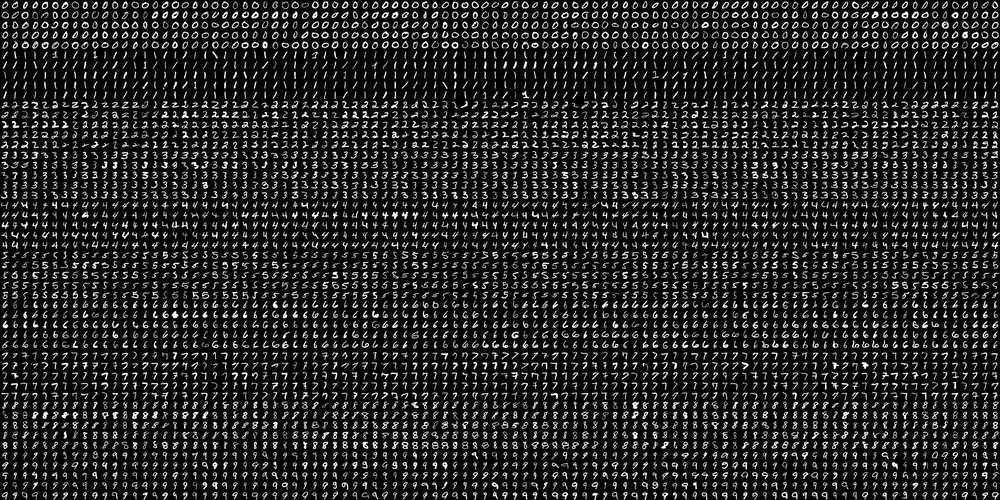
#> input picture data/digits_handwritten.png, 1000 x 500 px, shrunk from 2000 x 1000 before the run, given in place of the camera
$ python sudokucapture.py   (Python 2 division)   (older library calls are emulated)
#> lines starting #> are read from the running program, lines starting #| are printed output that depends on the picture; after the words box and inside, x2 and y2 are one past the last pixel; in counts of white or black regions, pixels touching at a corner belong together
#> further down, inputImage is the input picture: shape (500, 1000, 3); min 0, max 255, mean 36.1
### opencv_functions.py
#!/usr/bin/env python

'''
This module contais some common routines used by other samples.
Code taken from OpenCV 2.4.12 Python 2 samples (common.py, digits.py)
'''

import numpy as np
import cv2
import itertools as it
from numpy.linalg import norm

# [17 lines left out: functions grouper, mosaic, not called in this run]

def deskew(img, cellSize):
    '''Deskews each sample image.'''
    m = cv2.moments(img)
    if abs(m['mu02']) < 1e-2:
        return img.copy()
    skew = m['mu11']/m['mu02']
    M = np.float32([[1, skew, -0.5*cellSize*skew], [0, 1, 0]])
    img = cv2.warpAffine(img, M, (cellSize, cellSize), flags=cv2.WARP_INVERSE_MAP | cv2.INTER_LINEAR)
    return img

def preprocess_simple(digits, cellSize):
    '''Flattens sample images and scales its pixel values.'''
    return np.float32(digits).reshape(-1, cellSize*cellSize) / 255.0

def preprocess_hog(digits, cellSize):
    '''Computes histogram-of-gradients for each sample image.'''
    samples = []
    for img in digits:
        gx = cv2.Sobel(img, cv2.CV_32F, 1, 0)
        gy = cv2.Sobel(img, cv2.CV_32F, 0, 1)
        mag, ang = cv2.cartToPolar(gx, gy)
        bin_n = 16
        bin = np.int32(bin_n*ang/(2*np.pi))
        bin_cells = bin[:10,:10], bin[10:,:10], bin[:10,10:], bin[10:,10:]
        mag_cells = mag[:10,:10], mag[10:,:10], mag[:10,10:], mag[10:,10:]
        hists = [np.bincount(b.ravel(), m.ravel(), bin_n) for b, m in zip(bin_cells, mag_cells)]
        hist = np.hstack(hists)

        # transform to Hellinger kernel
        eps = 1e-7
        hist /= hist.sum() + eps
        hist = np.sqrt(hist)
        hist /= norm(hist) + eps

        samples.append(hist)
    return np.float32(samples)

def prepKNN(samples, cellSize, preprocessMethod='hog'):
    '''Applies deskewing and histogram-of-gradients preprocessing to sample images.'''
    assert (preprocessMethod=='simple') or (preprocessMethod=='hog') or (preprocessMethod=='none')
    samples = np.float32(samples).reshape(-1, cellSize, cellSize)
    deskewedSamples = [deskew(sample, cellSize) for sample in samples]
    if preprocessMethod == 'simple':
        return preprocess_simple(deskewedSamples, cellSize)
    elif preprocessMethod == 'hog':
        return preprocess_hog(deskewedSamples, cellSize)
    else:
        return deskewedSamples

### sudokucapture.py
#!/usr/bin/env python

'''
This module captures images from a webcam and processes them to find sudoku puzzles.
The sudoku grid format used by this module is a list of list (9x9) of integer.
A blank cell is denoted by 0.
'''

import numpy as np
import cv2, sys, os
from opencv_functions import prepKNN

SCRIPT_DIRECTORY = os.path.dirname(os.path.realpath(__file__)) # needed because ev3's brickman messes with relative paths - see https://github.com/ev3dev/ev3dev/issues/263

GAUSSIAN_BLUR_RADIUS = 5 # must be odd
CROP_PIXELS = 4
CELL_SIZE = 20
PROCESS_SQUARE_SIZE = (CELL_SIZE + 2*CROP_PIXELS)*9
DIGIT_MIN_AREA = (CELL_SIZE*CELL_SIZE)//20
KNN_K = 6

def read(inputImage, dataset='sudoku_digits', returnSplitImages=False):
	'''
	Processes inputImage to find a sudoku puzzle.
	If returnSplitImages is True, it will return an array of cell images, otherwise it will return the whole sudoku image.
	Returns (retval, sudoku, processedImage, sudokuPoints).
	retval will be True if a sudoku puzzle is found, and False otherwise.
	sudokuPoints will be an array of 4 points (top-left to top-right, counter-clockwise) of the coordinates of the sudoku grid
	found in the image. Each point will be an array of 2 floats.
	The sudoku grid format used by this module is a list of list (9x9) of integer.
	A blank cell is denoted by 0.
	A processedImage with size PROCESS_SQUARE_SIZE x PROCESS_SQUARE_SIZE will be returned.
	'''
#> called with dataset = 'sudoku_digits', returnSplitImages = False
	assert (dataset=='sudoku_digits') or (dataset=='handwritten_digits') # safety check - dataset parameter will be used in file paths
	samplesFile = SCRIPT_DIRECTORY + '/data/' + dataset + '/samples.npy'
	labelsFile = SCRIPT_DIRECTORY + '/data/' + dataset + '/labels.npy'

	# pre-process image
	processedImage = cv2.cvtColor(inputImage, cv2.COLOR_BGR2GRAY)
	processedImage = cv2.GaussianBlur(processedImage, (GAUSSIAN_BLUR_RADIUS,GAUSSIAN_BLUR_RADIUS), 0)
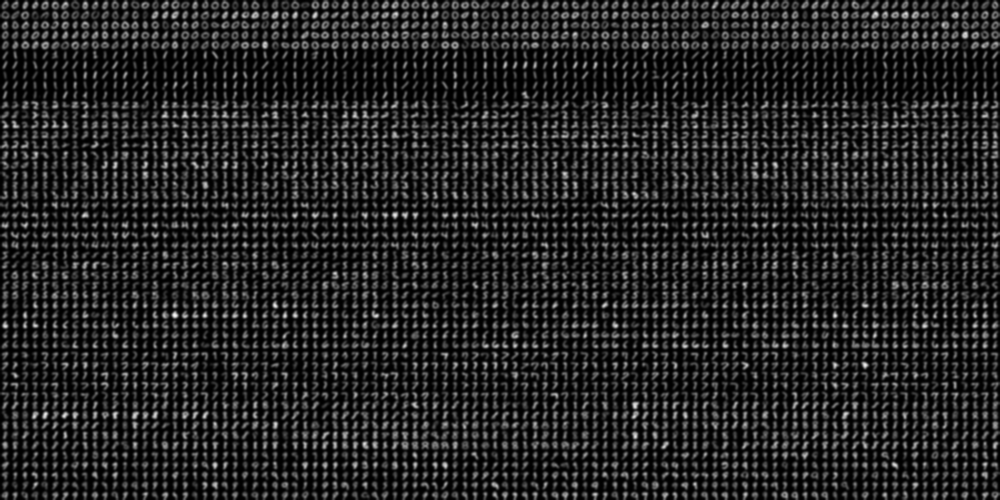
#> processedImage: shape (500, 1000); min 0, max 244, mean 36.1
	processedImage = cv2.adaptiveThreshold(processedImage, 255, cv2.ADAPTIVE_THRESH_GAUSSIAN_C, cv2.THRESH_BINARY_INV, 11, 1)
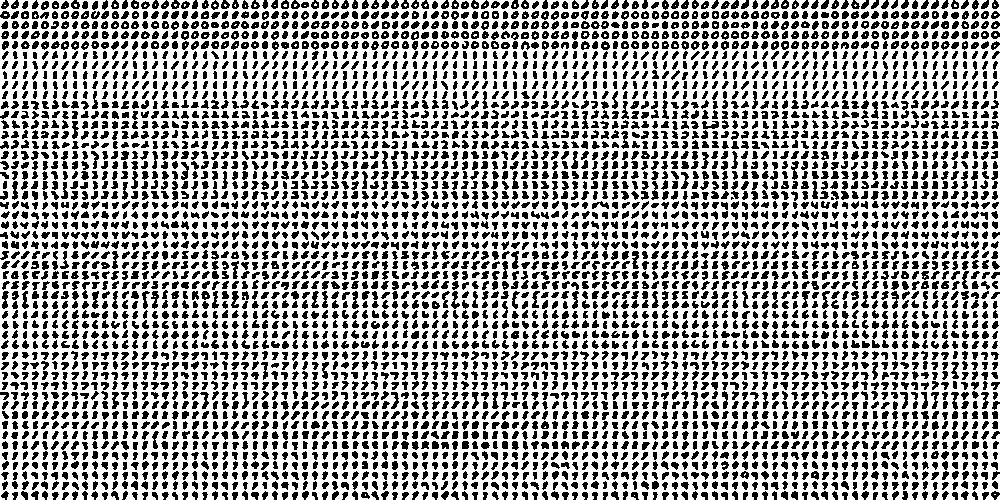
#> processedImage: shape (500, 1000); 63.5% white; 4919 black regions (2 under 20 px)

	# find contours in image
	contours, hierarchy = cv2.findContours(processedImage.copy(), cv2.RETR_TREE, cv2.CHAIN_APPROX_SIMPLE)
#> contours = 5102 contours, 381 with area under 20; largest, box (x1, y1, x2, y2) and area: (0, 0, 1000, 500) 488213, (701, 120, 720, 130) 114, (631, 250, 640, 270) 112, (230, 290, 240, 309) 111, (510, 250, 520, 270) 110

	# find largest square (sudoku grid)
	sudokuSquare = None
	maxArea = 0
	for i in contours:
		area = cv2.contourArea(i)
		if area > 100:
			perimeter = cv2.arcLength(i, True) # arcLength(img, closed) finds the perimeter of a closed/open contour
			contourPolygon = cv2.approxPolyDP(i, 0.02*perimeter, True) # approxPolyDP(img, accuracy, closed) generates a simple polygon from a contour according to the accuracy parameter
			if (len(contourPolygon) == 4) and (area > maxArea):
				sudokuSquare = contourPolygon
				maxArea = area
#> this loop made 5102 passes
#> (area, perimeter, sudokuSquare, maxArea) on pass 60: (488213, 7374.2, [[0, 0], [0, 499], [999, 492], [999, 0]], 488213)
#> (area, perimeter) on passes 1017, 1247, 1946, 1954, 1983, 1990: (101, 56.28), (101.5, 60.18), (106.5, 62.53), (104.5, 56.87), (102.5, 58.18), (101.5, 56.53)
#> after the loop, maxArea = 488213

	if sudokuSquare is None:
		return (False, [], processedImage, [])

	# order sudoku square points from top-left corner to top-right corner, counter-clockwise
	sudokuSquare = np.squeeze(sudokuSquare)
	orderedSudokuSquare = np.zeros((4,2), dtype='float32')
	xySum = sudokuSquare.sum(axis=1)
#> xySum = [0, 499, 1491, 999]
	xyDiff = np.diff(sudokuSquare, axis=1)
#> xyDiff = [0, 499, -507, -999]
	orderedSudokuSquare[0] = sudokuSquare[np.argmin(xySum)]
	orderedSudokuSquare[1] = sudokuSquare[np.argmax(xyDiff)]
	orderedSudokuSquare[2] = sudokuSquare[np.argmax(xySum)]
	orderedSudokuSquare[3] = sudokuSquare[np.argmin(xyDiff)]

	# deskew and straighten processedImage
	perspectiveMatrix = cv2.getPerspectiveTransform(np.float32(orderedSudokuSquare), np.float32([[0,0], [0,PROCESS_SQUARE_SIZE], [PROCESS_SQUARE_SIZE,PROCESS_SQUARE_SIZE], [PROCESS_SQUARE_SIZE,0]]))
	deskewedImage = cv2.warpPerspective(processedImage, perspectiveMatrix, (PROCESS_SQUARE_SIZE,PROCESS_SQUARE_SIZE))
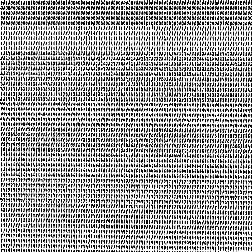
#> deskewedImage: shape (252, 252); min 0, max 255, mean 161.9

	# slice image into 81 blocks, crop borders
	cells = np.array([np.hsplit(row, 9) for row in np.vsplit(deskewedImage, 9)])
	cells = cells.reshape(81, PROCESS_SQUARE_SIZE//9, PROCESS_SQUARE_SIZE//9)
	cells = [cell[CROP_PIXELS:(PROCESS_SQUARE_SIZE//9 - CROP_PIXELS), CROP_PIXELS:(PROCESS_SQUARE_SIZE//9 - CROP_PIXELS)] for cell in cells]
#> cells = 81 items

	# prepare and train KNN
	samples = np.load(samplesFile)
#> (reads data/sudoku_digits/samples.npy from the repository)
	samples = prepKNN(samples, CELL_SIZE)
	labels = np.load(labelsFile).astype(int)
#> (reads data/sudoku_digits/labels.npy from the repository)
	knn = cv2.KNearest()
#> (the run stopped early here; a loop or call above may not have finished)
